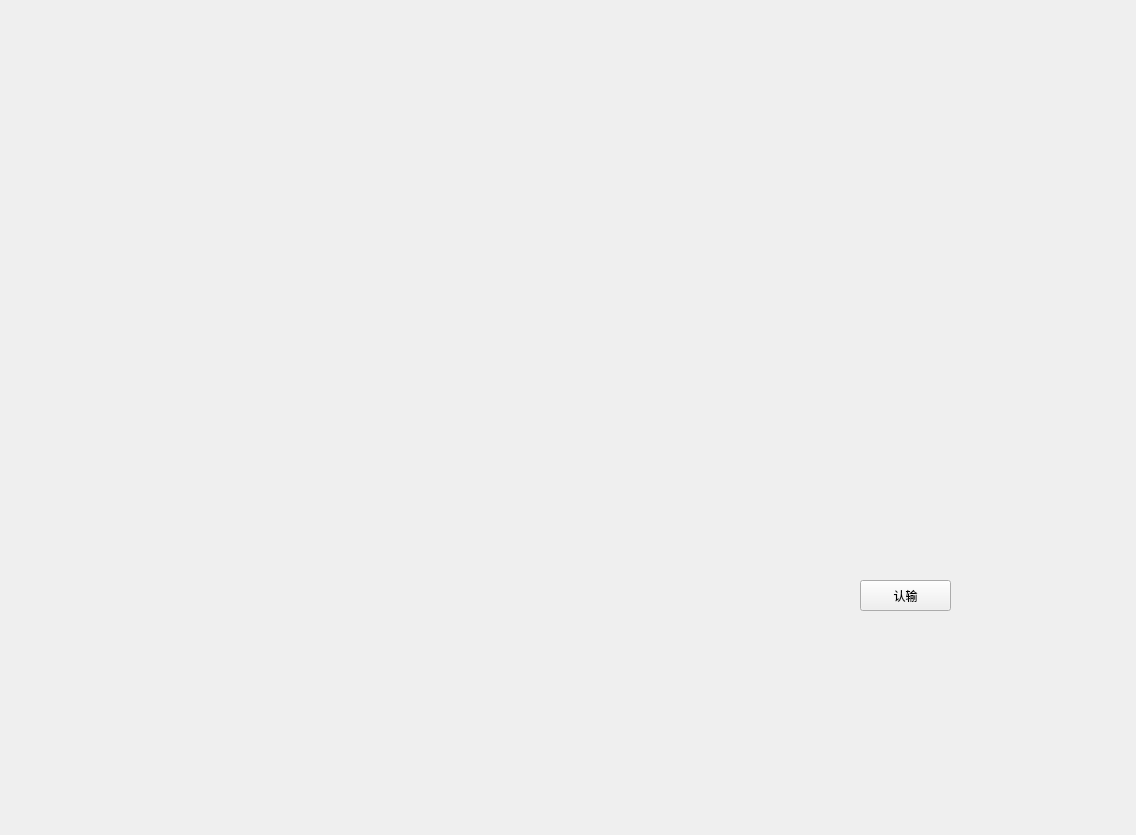
<?xml version="1.0" encoding="UTF-8"?>
<ui version="4.0">
 <class>Widget</class>
 <widget class="QWidget" name="Widget">
  <property name="geometry">
   <rect>
    <x>0</x>
    <y>0</y>
    <width>1136</width>
    <height>835</height>
   </rect>
  </property>
  <property name="windowTitle">
   <string>Widget</string>
  </property>
  <widget class="QPushButton" name="admit_defeat">
   <property name="geometry">
    <rect>
     <x>860</x>
     <y>580</y>
     <width>91</width>
     <height>31</height>
    </rect>
   </property>
   <property name="text">
    <string>认输</string>
   </property>
  </widget>
 </widget>
 <resources/>
 <connections/>
</ui>
